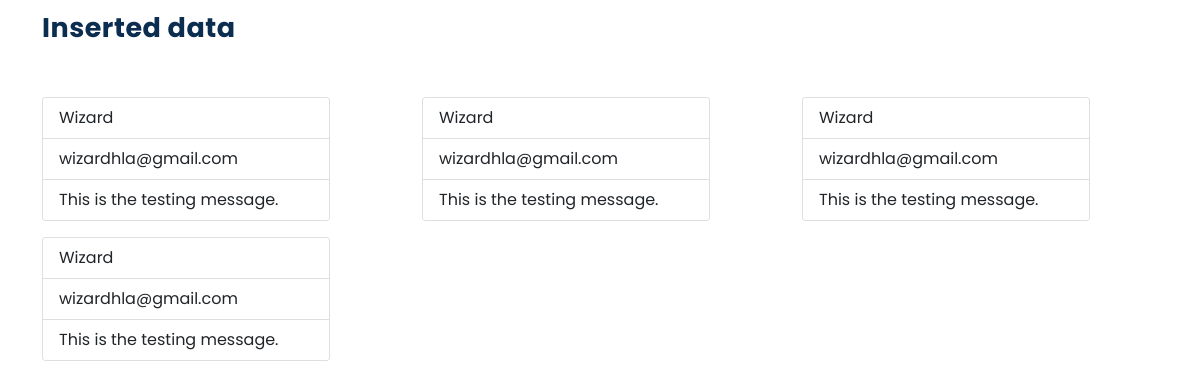
Screenshot of /showData.php with the database file from the repository.
### tables this page shows
CREATE TABLE `user_info` (
  `id` int(50) NOT NULL,
  `name` varchar(100) NOT NULL,
  `email` text NOT NULL,
  `message` text NOT NULL
);

### database/init.php (called while the page is built, shortened)
<?php
require_once 'connection.php';
require_once 'user.php';
global $pdo;
$user = new User($pdo);

### database/user.php (called while the page is built)
<?php
class User {
    protected $pdo;
    public function __construct($pdo) {
        $this->pdo = $pdo;
    }
    public function getPosts(){
        $query = "SELECT * FROM user_info";
        $stmt = $this->pdo->prepare($query);
        $stmt->execute();
        return $stmt->fetchAll(PDO::FETCH_ASSOC);
    }
}

### showData.php (the view, shortened to what this page needs)
<?php
require_once 'database/init.php';
$getallPosts = $user->getPosts();
?>
<!DOCTYPE html>
<html>
	<head>
 	<link href="https://cdn.jsdelivr.net/npm/bootstrap@5.1.3/dist/css/bootstrap.min.css" rel="stylesheet">
 	<link rel="stylesheet" type="text/css" href="main.css">
	</head>
	<body>
		<div class="container">
			<div class="row mt-2"><label class="txt-color big-font">Inserted data</label></div>
			<div class="row mt-5">
				<?php
					foreach ($getallPosts as $value) {
				?>
				<div class="col-lg-4 col-md-6 mb-3">
					<div class="card" style="width: 18rem;">
					  <ul class="list-group list-group-flush">
					    <li class="list-group-item"><?php echo $value['name']; ?></li>
					    <li class="list-group-item"><?php echo $value['email']; ?></li>
					    <li class="list-group-item"><?php echo $value['message']; ?></li>
					  </ul>
					</div>
				</div>
				<?php } ?>
			</div>
	   	</div>
</html>

### main.css (style rules this page uses)
body { font-family: 'Poppins', sans-serif; }
.txt-color { color: #0B2D50; font-weight: bold; }
.big-font { font-size: 27px; }
label { letter-spacing: .5px; }

### rows the page displays
user_info: name "Wizard", email "wizardhla@gmail.com", message "This is the testing message."
user_info: name "Wizard", email "wizardhla@gmail.com", message "This is the testing message."
user_info: name "Wizard", email "wizardhla@gmail.com", message "This is the testing message."
user_info: name "Wizard", email "wizardhla@gmail.com", message "This is the testing message."
